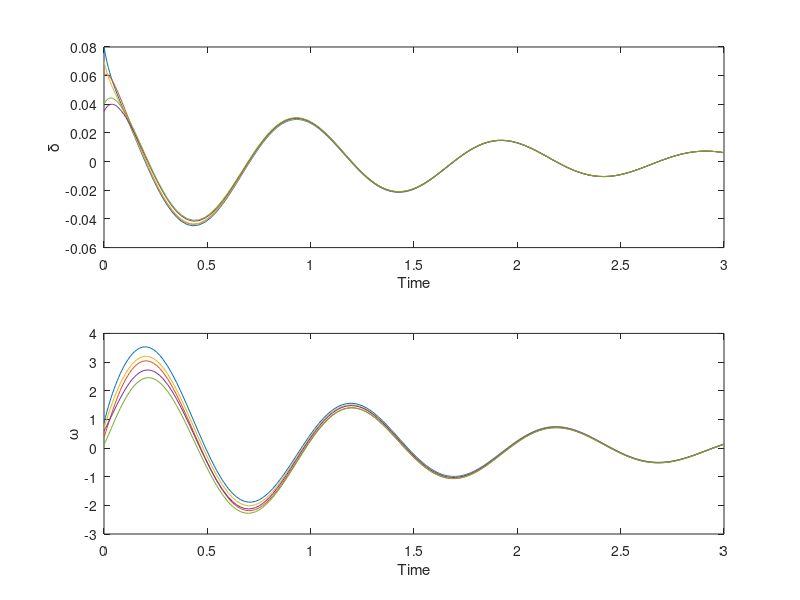

This chart was generated by the following MATLAB code:
clc,clear,close all

N = 5; 
A = [-1.4286 -0.1081;377.0000 0];
B = [0.1429;0];
L = [2 -1 0 0 -1; -1 2 -1 0 0;0 -1 2 -1 0;0 0 -1 2 -1;-1 0 0 -1 2];

p=[-6+3i -6-3i];

K=place(A,B,p);

x0 = [0.08;0.8726;0.06;0.3626;0.07;0.6726;0.035;0.5926;0.04;0.1126];

t_span = [0 3];

system_matrix = kron(eye(N), A) - kron(L, B*K);

[t, x] = ode45(@(t,x) system_matrix*x, t_span, x0);

figure;
subplot(2,1,1);
plot(t, x(:,1:2:end));
xlabel('Time');
ylabel('\delta');


subplot(2,1,2);
plot(t, x(:,2:2:end));
xlabel('Time');
ylabel('\omega');
